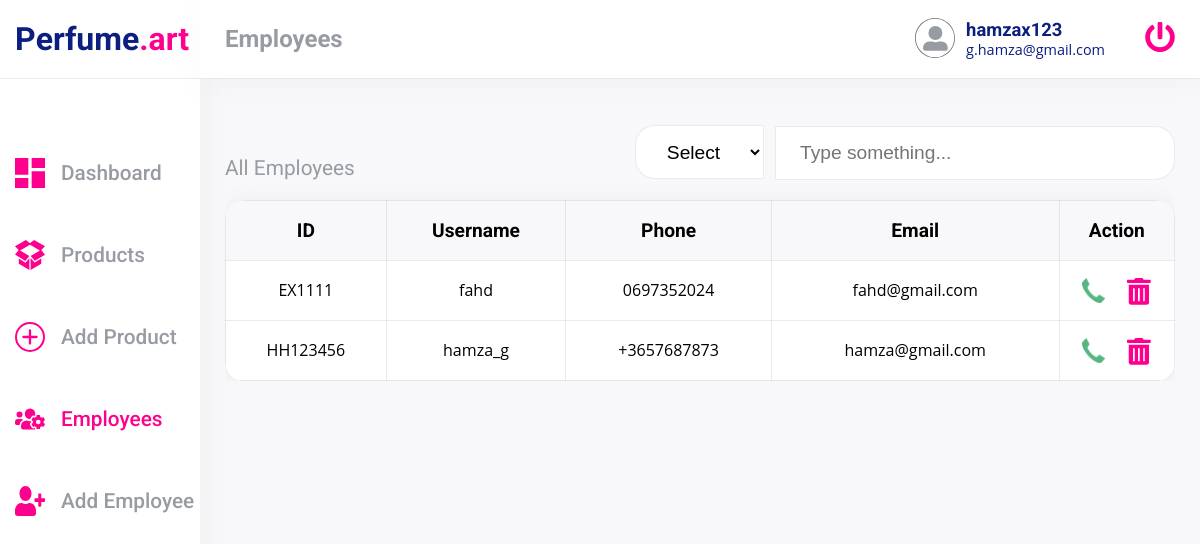
Screenshot of /employees.php (signed in) with the database file from the repository.
### tables this page shows
CREATE TABLE IF NOT EXISTS `employee` (
  `employeeID` varchar(100) NOT NULL,
  `username` varchar(100) NOT NULL,
  `passwd` varchar(100) NOT NULL,
  `phone` varchar(100) NOT NULL,
  `email` varchar(100) NOT NULL,
  PRIMARY KEY (`employeeID`)
);

### inc/db.admin.php (called while the page is built, shortened)
<?php
function getEmployees($conn)
{
    $result = $conn->query("SELECT * FROM employee");
    $employees = [];
    if ($result->num_rows > 0) {
        while ($row = $result->fetch_assoc())
            array_push($employees, $row);
    }
    return $employees;
}

### employees.php (the view, shortened to what this page needs)
<?php
require_once 'inc/db.admin.php';
$employees = getEmployees($conn);
?>
<!DOCTYPE html>
<html lang="en">
<head>
    <link rel="stylesheet" href="./css/main.css">
    <link rel="stylesheet" href="./css/products.css">
</head>
<body>
    <div class="container">
        <div class="hr"></div>
        <aside class="aside">
            <div class="logo">
                <h1><span class="p">P</span><span class="middle">erfume</span><span class="art">.art</span></h1>
            </div>
            <nav class="nav">
                <ul>
                    <li class="nav-link"><a href="dashboard.php"><img src="./assets/img/dashboard.svg" aria-hidden="true"><span>Dashboard</span></a></li>
                    <li class="nav-link"><a href="products.php"><img src="./assets/img/product.svg" aria-hidden="true"><span>Products</span></a></li>
                    <li class="nav-link"><a href="addproduct.php"><img src="./assets/img/add-product.svg" aria-hidden="true"><span>Add Product</span></a></li>
                    <li class="nav-link current"><a href="employees.php"><img src="./assets/img/users.svg" aria-hidden="true"><span>Employees</span></a></li>
                    <li class="nav-link"><a href="addemployee.php"><img src="./assets/img/add-user.svg" aria-hidden="true"><span>Add
                                Employee</span></a></li>
                </ul>
            </nav>
        </aside>
        <main class="main">
            <div class="main--top">
                <div class="main--top_inner">
                    <h2 class="title">Employees</h2>
                    <div class="employee_info">
                        <div class="avatar">
                            <img src="./assets/img/avatar.svg" alt="avatar">
                        </div>
                        <div>
                            <div class="username"><?= $_SESSION['user']['username'] ?></div>
                            <div class="email"><?= $_SESSION['user']['email'] ?></div>
                        </div>
                    </div>
                    <div class="logout">
                        <a href="logout.php"><img src="./assets/img/logout-accent.svg"></a>
                    </div>
                </div>
            </div>
            <section class="section">
                <div class="section--header">
                    <h3>All Employees</h3>
                    <form action="employees.php" method="POST">
                        <select name="select" id="select">
                            <option value="">Select</option>
                        </select>
                        <input type="search" name="value" id="search" placeholder="Type something...">
                    </form>
                </div>
                <div class="section--body">
                    <table>
                        <thead>
                            <tr>
                                <th>ID</th>
                                <th>Username</th>
                                <th>Phone</th>
                                <th class="email">Email</th>
                                <th class="action">Action</th>
                            </tr>
                        </thead>
                        <tbody>
                            <?php foreach ($employees as $employee) : ?>
                                <tr>
                                    <td><?= $employee['employeeID'] ?></td>
                                    <td><?= $employee['username'] ?></td>
                                    <td><?= $employee['phone'] ?></td>
                                    <td><?= $employee['email'] ?></td>
                                    <td>
                                        <ul class="action--list">
                                            <li><a href="#"><img src="./assets/img/call.png" alt=""></a></li>
                                            <li>
                                            <form method="POST" action="employees.php">
                                                <button style="background:transparent;border:none;" name="delete" type="submit"><img src="./assets/img/trash-alt.png" alt=""></button>
                                            </form>
                                            </li>
                                        </ul>
                                    </td>
                                </tr>
                            <?php endforeach; ?>
                        </tbody>
                    </table>
                </div>
            </section>
        </main>
    </div>
</body>
</html>

### css/main.css (style rules this page uses)
:root { --clr-light-1:#FFFFFF; --clr-light-2:#F8F8FA; --clr-primary:#FF008E; --clr-primary-darck:#0C1E7F; --clr-gray:#979BA2; --clr-green:#56B581; --clr-blue:#0028FF; --font-regular:400; --font-medium:500; --font-bold:700; --font-black:900; --font-primary:'Roboto', sans-serif; --font-secondary:'Open Sans'; }
*,*::after,*::before { margin: 0; padding: 0; box-sizing: border-box; }
body { font-family: var(--font-primary); background-color: var(--clr-light-2); }
ul { list-style: none; }
.container { --aside-width:200px; width: 100%; max-width: 120em; margin: auto; display: flex; position: relative; padding-bottom: 3em; }
.hr { width: 100%; height: 1px; background-color: #EBEBEB; left: 0; z-index: 2; top: 78px; position: fixed; }
.logo h1 { font-size: 2rem; color: var(--clr-primary-darck); height: 78px; display: flex; align-items: center; }
.logo .art { color: var(--clr-primary); }
.aside { width: var(--aside-width); height: 100%; background-color: var(--clr-light-1); display: flex; flex-direction: column; align-items: flex-start; padding-left: 15px; position: fixed; box-shadow: 10px 1px 20px #cacccf1a; }
.nav,.nav ul { height: 100%; }
.nav { margin-top: 80px; }
.nav-link:not(:nth-child(1)) { margin-top: 52px; }
.nav-link a { font-size: 1.3rem; font-weight: var(--font-medium); text-decoration: none; color: var(--clr-gray); display: flex; align-items: center; }
.nav-link.current a { color: var(--clr-primary); }
.nav-link span { margin-left: 16px; }
.main { height: 100vh; margin-left: var(--aside-width); flex-grow: 1; margin-bottom: 4em; }
.main--top { background-color: var(--clr-light-1); height: 78px; width: calc(100% - var(--aside-width)); max-width: 120em; display: flex; align-items: center; box-shadow: 0 10px 20px #cacccf1a; position: fixed; z-index: 9; }
.main--top_inner { display: flex; align-items: center; width: 95%; margin: auto; }
.title { margin-right: auto; }
.title, .title--mobile { font-size: 1.5rem; font-weight: var(--font-bold); color: var(--clr-gray); }
.employee_info { display: flex; align-items: center; margin-right: 40px; }
.employee_info .username { font-size: 1.15rem; font-weight: var(--font-bold); color: var(--clr-primary-darck); }
.employee_info .email { font-size: 0.9rem; font-weight: var(--font-regular); font-family: var(--font-secondary); color: var(--clr-primary-darck); }
.avatar { margin-right: 11px; margin-top: 2px; }
section { width: 95%; margin: auto; margin-top: 125px; }

### css/products.css (style rules this page uses)
section { width: 95%; margin: auto; margin-top: 125px; }
.section--header { display: flex; justify-content: space-between; align-items: flex-end; }
.section--header h3 { font-size: 1.3rem; font-weight: var(--font-regular); color: var(--clr-gray); }
.section--header select, .section--header input { height: 54px; border: none; background-color: var(--clr-light-1); border: rgba(112, 112, 112, 0.14) solid 1px; }
.section--header select { height: 54px; width: 129px; font-size: 1.2rem; text-align: center; border-radius: 20px 0 0 20px; margin-right: 7px; }
.section--header input { width: 400px; padding: 24px; font-size: 1.2rem; border-radius: 0 20px 20px 0; }
.section--header input::placeholder { font-size: 1.2rem; }
.section--body { width: 100%; overflow-x: auto; }
table { min-width: 900px; width: 100%; margin-top: 20px; border-collapse: collapse; box-shadow: 1px 1px 20px #7375791a; overflow: hidden; border-radius: 20px; }
table tr { background-color: var(--clr-light-1); }
table thead tr { background-color: var(--clr-light-2); }
table tr { border-radius: 20px 0 20px 0; }
table td, table th { height: 60px; border: rgba(112, 112, 112, 0.14) solid 1px; }
table th { font-size: 1.2rem; font-family: var(--font-medium); }
table td { font-family: var(--font-secondary); font-weight: var(--font-regular); font-size: 1rem; }
table td { text-align: center; }
.action--list { display: flex; justify-content: space-evenly; align-items: center; }
.action--list li { height: 25px; }
.action--list img { height: 100%; }
.action--list button { cursor: pointer; }

### rows the page displays
employee: employeeID "EX1111", username "fahd", phone "0697352024", email "fahd@gmail.com"
employee: employeeID "HH123456", username "hamza_g", phone "+3657687873", email "hamza@gmail.com"

### other values shown
$_SESSION['user']['username'] "hamzax123"
$_SESSION['user']['email'] "g.hamza@gmail.com"
